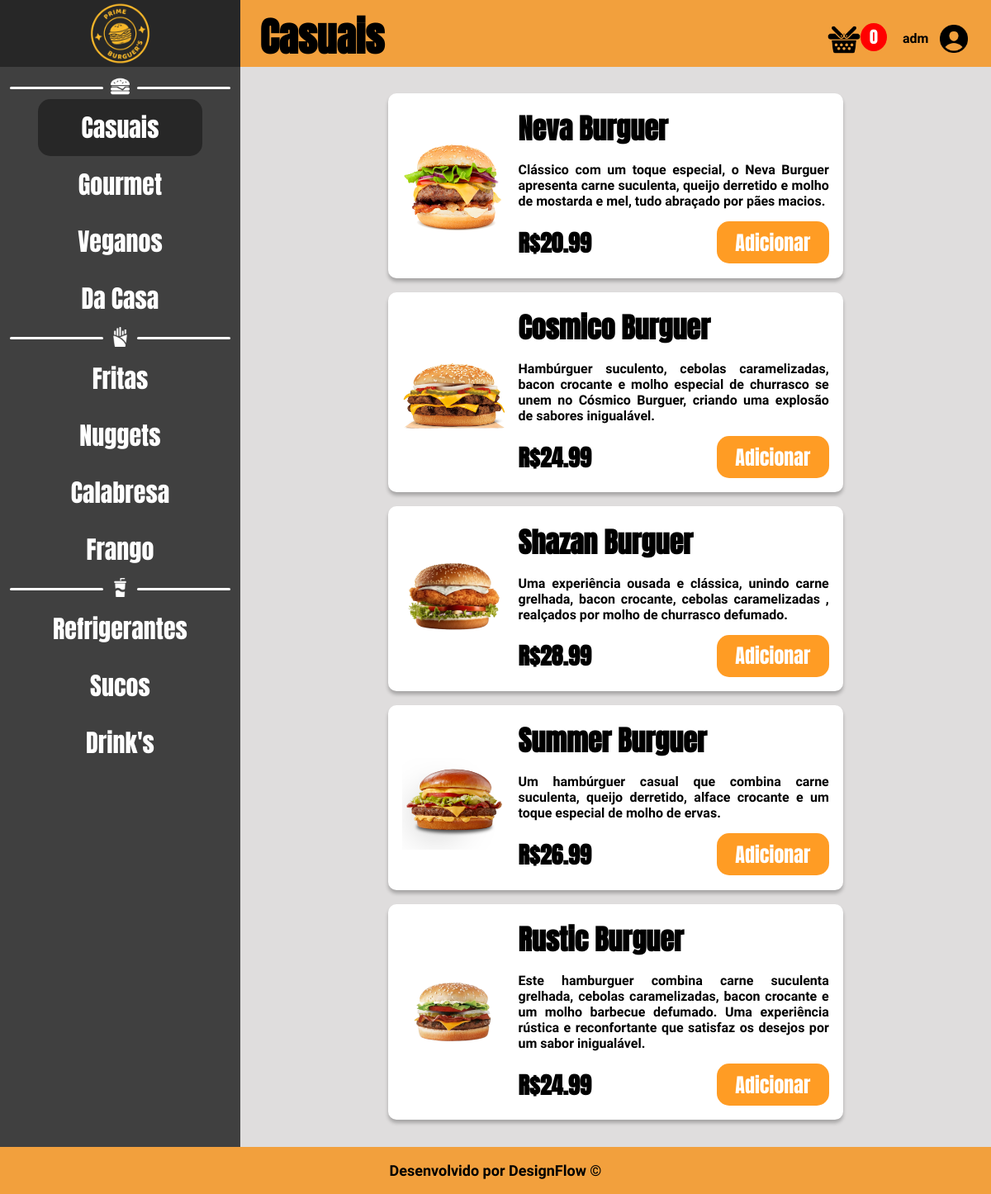
The page /php/burguer-casual.php (signed in) on the database its author committed.
### tables this page shows
CREATE TABLE IF NOT EXISTS `produtos_cadastrados` (
	`id_produto` int(50) NOT NULL,
	`nome_produto` varchar(50) NOT NULL,
	`descricao_produto` varchar(500) NOT NULL,
	`img_produto` varchar(100) NOT NULL,
	`categoria_produto` enum(
		'Casuais',
		'Gourmet',
		'Veganos',
		'Da Casa',
		'Fritas',
		'Nuggets',
		'Calabresa',
		'Frango',
		'Refrigerantes',
		'Sucos',
		'Drinks'
	) NOT NULL,
	`valor_produto` decimal(10, 2) NOT NULL
);

### php/burguer-casual.php (the view, shortened to what this page needs)
<?php
$username = $_SESSION["nome_usuario"];
?>
<!DOCTYPE html>
<html lang="pt-br">
<head>
    <link rel="stylesheet" href="../css/burguer.css">
</head>
<body>
    <header class="responsive-header">
        <div class="logo-area">
            <img src="../img/logo.png" id="img-logo" alt="Logo" onclick="javascript:location.href='direcionamento.php'">
        </div>
        <div class="search-area">
            <h4 id="txt-title">Casuais</h4>
            <div class="configs">
                <div class="carrinho">
                    <img src="../img/cesta.png" class="icon-cesta" onclick="abrirModalCarrinho()">
                    <span class="quant" id="quantidade-carrinho">0</span>
                </div>
                <div class="user-name-area">
                    <p id="user-name"><?php echo $username; ?></p>
                    <img src="../img/user-c.png" id="user-c-icon" onclick="toggleDrop()">
                </div>
            </div>
        </div>
    </header>
    <main>
        <aside id="myDropdown">
            <div class="category-burg">
                <div class="linha"></div>
                <div class="burguer-icon">
                    <img src="../img/icon-burguer.png" class="icon-category">
                </div>
                <div class="linha2"></div>
            </div>
            <div class="burguer-options">
                <ul id="burguers">Casuais</ul>
                <ul onclick="mudarTelaBurguerGourmet()" class="ul-options">Gourmet</ul>
                <ul onclick="mudarTelaBurguerVegano()" class="ul-options">Veganos</ul>
                <ul onclick="mudarTelaBurguerDaCasa()" class="ul-options">Da Casa</ul>
            </div>
            <div class="category-portions">
                <div class="linha"></div>
                <div class="portion-icon">
                    <img src="../img/icon-batata.png" class="icon-category">
                </div>
                <div class="linha2"></div>
            </div>
            <div class="portions-options">
                <ul onclick="mudarTelaBatataFrita()" class="ul-options">Fritas</ul>
                <ul onclick="mudarTelaNugget()" class="ul-options">Nuggets</ul>
                <ul onclick="mudarTelaCalabresa()" class="ul-options">Calabresa</ul>
                <ul onclick="mudarTelaFrango()" class="ul-options">Frango</ul>
            </div>
            <div class="category-drinks">
                <div class="linha"></div>
                <div class="drink-icon">
                    <img src="../img/icon-refri.png" class="icon-category">
                </div>
                <div class="linha2"></div>
            </div>
            <div class="drinks-options">
                <ul onclick="mudarTelaRefrigerante()" class="ul-options">Refrigerantes</ul>
                <ul onclick="mudarTelaSuco()" class="ul-options">Sucos</ul>
                <ul onclick="mudarTelaDrink()" class="ul-options">Drink's</ul>
            </div>
        </aside>
        <div class="all-products">
            <?php
            include '../php-action/conexao.php';
            $consulta = "SELECT * FROM produtos_cadastrados WHERE categoria_produto = 'Casuais' ORDER BY id_produto ASC";
            $resultado = $conn->query($consulta);
            if ($resultado->num_rows > 0) :
                while ($row = $resultado->fetch_assoc()) :
                    echo '
                        <div class="card-product">
                            <div class="img-product">
                                <img src="' . $row["img_produto"] . '" class="img-burg">
                            </div>
                            <div class="product">
                                <h2 class="title-product">' . $row["nome_produto"] . '</h2>
                                <p>' . $row["descricao_produto"] . '</p>
                                <div class="buy">
                                    <h3>R$' . $row["valor_produto"] . '</h3>
                                    <input type="button" value="Adicionar" class="btn-add" data-nome="' . $row["nome_produto"] . '" data-preco="' . $row["valor_produto"] . '" data-imagem="' . $row["img_produto"] . '">
                                </div>
                            </div>
                        </div>';
                endwhile;
            else :
                echo "Nenhum produto encontrado para esta categoria.";
            endif;
            ?>
        </div>
    </main>
    <footer>
        <p id="txt-footer">Desenvolvido por DesignFlow &copy;</p>
    </footer>
</body>
</html>

### css/burguer.css (style rules this page uses)
* { margin: 0; padding: 0; }
html { background-color: #F2A03D; }
header { display: flex; }
main { display: flex; max-width: 100%; }
aside { background-color: #404040; width: 25.6%; padding-top: 1%; padding-bottom: 1%; transition: max-height 0.6s linear(0 0%, 0.51 49.26%, 1 100%); }
p { font-family: 'Quicksand', sans-serif; font-weight: 600; text-align: justify; }
h3 { font-size: 28px; font-family: 'Anton', sans-serif; }
h4 { font-size: 22px; font-family: 'Anton', sans-serif; }
.logo-area { background-color: #272727; text-align: center; width: 33.75%; display: flex; align-items: center; justify-content: center; }
.search-area { background-color: #F2A03D; width: 100%; display: flex; max-width: 100%; padding: 0 2%; }
.user-name-area { display: flex; align-items: center; gap: 10px; }
.category-burg, .category-portions, .category-drinks { display: flex; align-items: center; }
.linha { background-color: white; width: 100%; height: 3px; margin-left: 4%; border-radius: 20px; }
.linha2 { background-color: white; width: 100%; height: 3px; margin-right: 4%; border-radius: 20px; }
.burguer-icon, .portion-icon, .drink-icon { text-align: center; width: 36%; }
.icon-category { width: 58%; }
.burguer-options, .portions-options, .drinks-options { text-align: center; display: flex; color: white; flex-direction: column; align-items: center; font-size: 30px; line-height: 230%; font-family: 'Anton', sans-serif; }
.configs { display: flex; align-items: flex-end; width: 56%; justify-content: flex-end; gap: 30px; margin-bottom: 1.5%; }
.card-product { background-color: white; border-radius: 10px; width: 60%; display: flex; max-width: 100%; gap: 15px; padding: 2%; box-shadow: 0px 4px 4px 0px rgba(0, 0, 0, 0.25); margin: 1%; }
.img-product { width: 25%; display: flex; align-items: center; justify-content: center; }
.product { width: 75%; text-align: justify; display: flex; flex-direction: column; gap: 15px; }
.img-product img { width: 100%; }
.all-products { background-color: #dfdddd; padding: 2%; width: 75.8%; display: flex; justify-content: center; flex-direction: column; align-items: center; gap: 0.5%; }
.buy { display: flex; align-items: center; justify-content: space-between; }
.buy h3 { font-size: 28px; }
.btn-add { font-family: 'Anton', sans-serif; border: none; color: white; background-color: #FF9C24; padding: 2% 6%; border-radius: 15px; font-size: 24px; cursor: pointer; }
#img-logo { width: 28%; cursor: pointer; }
#txt-title { font-family: 'Anton', sans-serif; font-size: 48px; width: 70%; display: flex; align-items: flex-end; }
#burguers { background-color: #272727; padding: 0% 18%; border-radius: 15px; }
#txt-footer { text-align: center; padding: 1.5%; color: rgb(0, 0, 0); font-size: 18px; }
#user-c-icon { width: 2.6em; cursor: pointer; }
.quant { border-radius: 50%; background-color: #ff0000; padding: 3% 22%; color: white; text-align: center; font-family: 'Anton', sans-serif; font-weight: 100; font-size: 20px; }
.carrinho { display: flex; justify-content: center; align-items: flex-start; max-width: 100%; }
.icon-cesta { width: 2.5em; cursor: pointer; }
.title-product { font-size: 34px; font-family: 'Anton', sans-serif; }

### rows shown on the page
produtos_cadastrados: img_produto (picture), nome_produto "Neva Burguer", descricao_produto "Clássico com um toque especial, o Neva Burguer apresenta carne suculenta, queijo derretido e molho de mostarda e mel, tudo abraçado por pães macios.", valor_produto "20.99"
produtos_cadastrados: img_produto (picture), nome_produto "Cosmico Burguer", descricao_produto "Hambúrguer suculento, cebolas caramelizadas, bacon crocante e molho especial de churrasco se unem no Cósmico Burguer, criando uma explosão de sabores inigualável.", valor_produto "24.99"
produtos_cadastrados: img_produto (picture), nome_produto "Shazan Burguer", descricao_produto "Uma experiência ousada e clássica, unindo carne grelhada, bacon crocante, cebolas caramelizadas , realçados por molho de churrasco defumado.", valor_produto "28.99"
produtos_cadastrados: img_produto (picture), nome_produto "Summer Burguer", descricao_produto "Um hambúrguer casual que combina carne suculenta, queijo derretido, alface crocante e um toque especial de molho de ervas.", valor_produto "26.99"
produtos_cadastrados: img_produto (picture), nome_produto "Rustic Burguer", descricao_produto "Este hamburguer combina carne suculenta grelhada, cebolas caramelizadas, bacon crocante e um molho barbecue defumado. Uma experiência rústica e reconfortante que satisfaz os desejos por um sabor inigualável.", valor_produto "24.99"

### other values the page prints
$username "adm"
